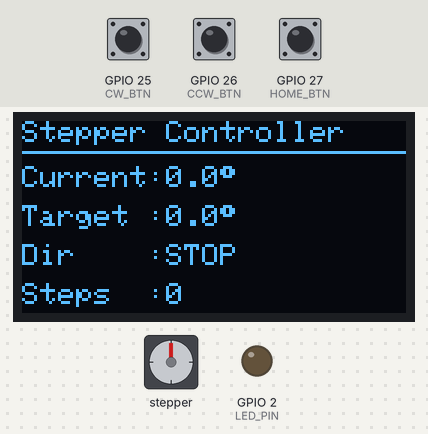
The sketch below on a simulated ESP32. Shown: 128×64 one-colour display, stepper motor, output pins drawn as LEDs (lit = HIGH). Inputs (shaded band) come from the test bench; at power-on: GPIO 25 (CW_BTN) HIGH, GPIO 26 (CCW_BTN) HIGH, GPIO 27 (HOME_BTN) HIGH. Stepper angles assume 4096 steps per turn.

Above: at 1.2 s.
1.3 s: GPIO 25 (CW_BTN) pulled LOW for 0.15 s
At 1.76 s:
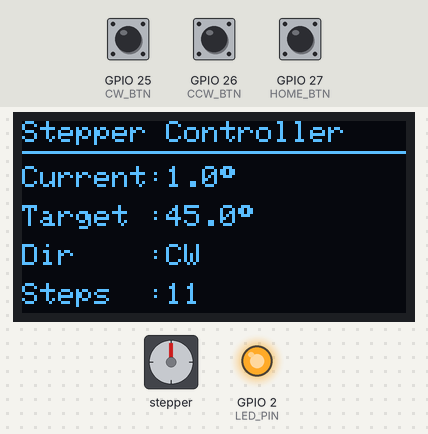
2.0 s: GPIO 26 (CCW_BTN) pulled LOW for 0.15 s
At 2.37 s:
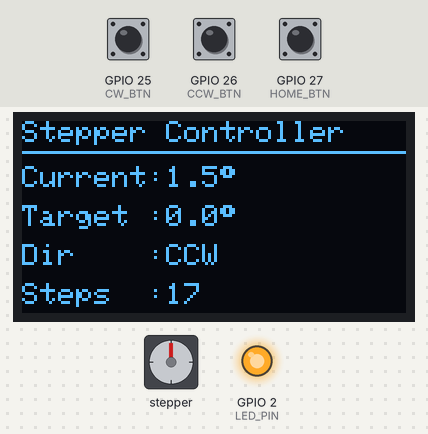
4.2 s: GPIO 26 (CCW_BTN) pulled LOW for 1 s
At 4.35 s:
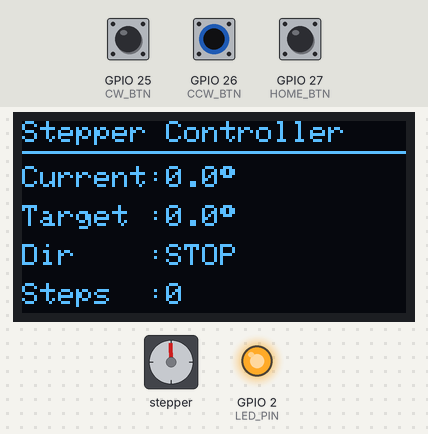
5.8 s: GPIO 27 (HOME_BTN) pulled LOW for 0.15 s
At 6.5 s:
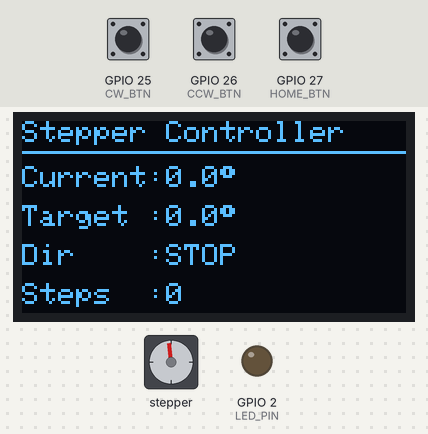
7.4 s: GPIO 26 (CCW_BTN) pulled LOW for 0.15 s
At 7.87 s:
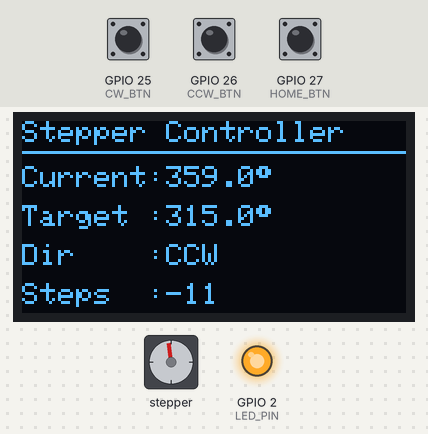
8.1 s: GPIO 25 (CW_BTN) pulled LOW for 1 s
At 8.47 s:
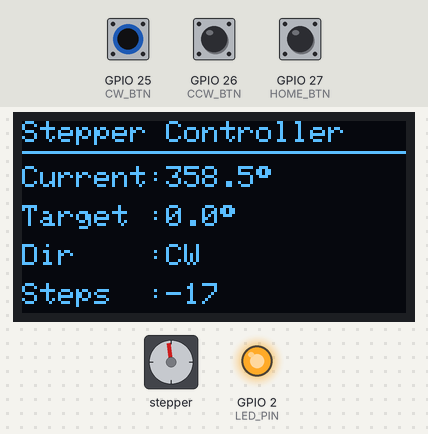
Timing chart, 0 to 18.6 s (numbered marks = the images above; inputs shaded):
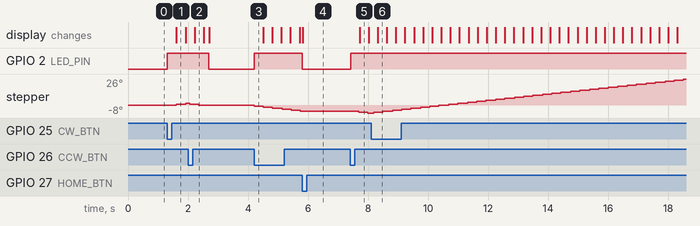

Measured:
- after the input at 1.3 s, GPIO 2 (LED_PIN): LOW → HIGH at once; stepper: goes 1° 0.30 s, then 2°, starting after 0.32 s; the display: changes after 0.32 s (image 1)
- after the input at 2.0 s, GPIO 2 (LED_PIN): HIGH → LOW after 0.69 s; the display: changes after 0.22 s (image 2)
- after the input at 4.2 s, GPIO 2 (LED_PIN): LOW → HIGH at once; stepper: keeps turning counter-clockwise at about 4°/s, starting at once
- after the input at 5.8 s, GPIO 2 (LED_PIN): HIGH → LOW at once; stepper: stops changing and stays -6°; the display: changes at once (image 4)
- after the input at 7.4 s, GPIO 2 (LED_PIN): LOW → HIGH at once; stepper: goes -7° 0.30 s, then -8°, starting after 0.29 s; the display: changes after 0.32 s (image 5)
- after the input at 8.1 s, the display: changes after 0.23 s (image 6)

The sketch:

source_code.ino
```cpp
#include <Wire.h>
#include <Stepper.h>
#include <Adafruit_GFX.h>
#include <Adafruit_SSD1306.h>

#define SCREEN_WIDTH 128
#define SCREEN_HEIGHT 64

Adafruit_SSD1306 display(SCREEN_WIDTH, SCREEN_HEIGHT, &Wire, -1);

const int STEPS_PER_REV = 4096;

Stepper stepper(
  4096,
  18,
  21,
  19,
  22
);

#define CW_BTN 25
#define CCW_BTN 26
#define HOME_BTN 27

#define LED_PIN 2

long currentSteps = 0;
long targetSteps = 0;

String direction = "STOP";

unsigned long lastButtonTime = 0;
const int debounce = 250;

void setup()
{
  pinMode(CW_BTN, INPUT_PULLUP);
  pinMode(CCW_BTN, INPUT_PULLUP);
  pinMode(HOME_BTN, INPUT_PULLUP);

  pinMode(LED_PIN, OUTPUT);
  digitalWrite(LED_PIN, LOW);

  Wire.begin(23, 5);

  display.begin(SSD1306_SWITCHCAPVCC, 0x3C);

  display.clearDisplay();
  display.setTextColor(WHITE);

  stepper.setSpeed(8);
}

void loop()
{

  if (millis() - lastButtonTime > debounce)
  {

    if (digitalRead(CW_BTN) == LOW)
    {
      targetSteps += 512;
      lastButtonTime = millis();
    }

    if (digitalRead(CCW_BTN) == LOW)
    {
      targetSteps -= 512;
      lastButtonTime = millis();
    }

    if (digitalRead(HOME_BTN) == LOW)
    {
      currentSteps = 0;
      targetSteps = 0;

      direction = "HOME";

      lastButtonTime = millis();
    }
  }

  if (currentSteps < targetSteps)
  {

    digitalWrite(LED_PIN, HIGH);

    stepper.step(1);

    currentSteps++;

    direction = "CW";
  }

  else if (currentSteps > targetSteps)
  {

    digitalWrite(LED_PIN, HIGH);

    stepper.step(-1);

    currentSteps--;

    direction = "CCW";
  }

  else
  {

    digitalWrite(LED_PIN, LOW);

    direction = "STOP";
  }

  long currentMod = currentSteps % STEPS_PER_REV;

  if (currentMod < 0)
    currentMod += STEPS_PER_REV;

  long targetMod = targetSteps % STEPS_PER_REV;

  if (targetMod < 0)
    targetMod += STEPS_PER_REV;

  float currentAngle =
      (currentMod * 360.0) / STEPS_PER_REV;

  float targetAngle =
      (targetMod * 360.0) / STEPS_PER_REV;

  display.clearDisplay();

  display.setTextSize(1);

  display.setCursor(0, 0);
  display.print("Stepper Controller");

  display.drawLine(0, 10, 127, 10, WHITE);

  display.setCursor(0, 15);
  display.print("Current:");
  display.print(currentAngle, 1);
  display.print((char)247);

  display.setCursor(0, 28);
  display.print("Target :");
  display.print(targetAngle, 1);
  display.print((char)247);

  display.setCursor(0, 41);
  display.print("Dir    :");
  display.print(direction);

  display.setCursor(0, 54);
  display.print("Steps  :");
  display.print(currentSteps);

  display.display();
}
```
